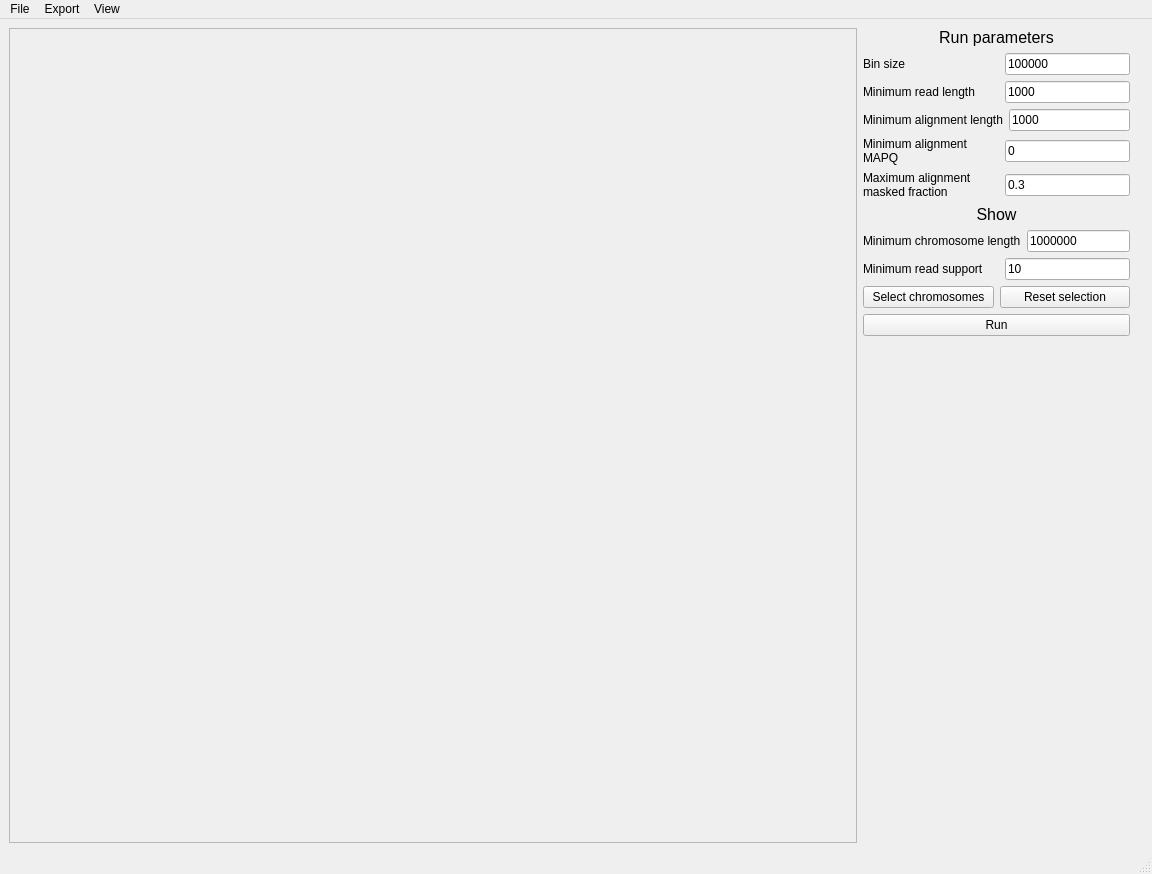
<?xml version="1.0" encoding="UTF-8"?>
<ui version="4.0">
 <class>MainWindow</class>
 <widget class="QMainWindow" name="MainWindow">
  <property name="geometry">
   <rect>
    <x>0</x>
    <y>0</y>
    <width>1152</width>
    <height>874</height>
   </rect>
  </property>
  <property name="windowTitle">
   <string>Genome Overview</string>
  </property>
  <widget class="QWidget" name="centralwidget">
   <layout class="QHBoxLayout" name="horizontalLayout_34">
    <item>
     <layout class="QHBoxLayout" name="horizontalLayout">
      <item>
       <widget class="QScrollArea" name="scrollArea">
        <property name="minimumSize">
         <size>
          <width>0</width>
          <height>0</height>
         </size>
        </property>
        <property name="widgetResizable">
         <bool>true</bool>
        </property>
        <widget class="QWidget" name="scrollContents">
         <property name="geometry">
          <rect>
           <x>0</x>
           <y>0</y>
           <width>844</width>
           <height>811</height>
          </rect>
         </property>
        </widget>
       </widget>
      </item>
      <item>
       <widget class="QWidget" name="widget" native="true">
        <property name="minimumSize">
         <size>
          <width>280</width>
          <height>0</height>
         </size>
        </property>
        <widget class="QWidget" name="layoutWidget">
         <property name="geometry">
          <rect>
           <x>0</x>
           <y>0</y>
           <width>267</width>
           <height>808</height>
          </rect>
         </property>
         <layout class="QVBoxLayout" name="verticalLayout_3">
          <item>
           <widget class="QLabel" name="label_9">
            <property name="font">
             <font>
              <pointsize>12</pointsize>
              <weight>50</weight>
              <bold>false</bold>
              <strikeout>false</strikeout>
             </font>
            </property>
            <property name="text">
             <string>Run parameters</string>
            </property>
            <property name="alignment">
             <set>Qt::AlignCenter</set>
            </property>
           </widget>
          </item>
          <item>
           <layout class="QHBoxLayout" name="horizontalLayout_2">
            <item>
             <widget class="QLabel" name="label_2">
              <property name="text">
               <string>Bin size</string>
              </property>
             </widget>
            </item>
            <item>
             <widget class="QLineEdit" name="input_binSize">
              <property name="maximumSize">
               <size>
                <width>125</width>
                <height>16777215</height>
               </size>
              </property>
              <property name="text">
               <string>100000</string>
              </property>
             </widget>
            </item>
           </layout>
          </item>
          <item>
           <layout class="QHBoxLayout" name="horizontalLayout_8">
            <item>
             <widget class="QLabel" name="label_7">
              <property name="text">
               <string>Minimum read length</string>
              </property>
              <property name="wordWrap">
               <bool>true</bool>
              </property>
             </widget>
            </item>
            <item>
             <widget class="QLineEdit" name="input_minReadLen">
              <property name="maximumSize">
               <size>
                <width>125</width>
                <height>16777215</height>
               </size>
              </property>
              <property name="text">
               <string>1000</string>
              </property>
             </widget>
            </item>
           </layout>
          </item>
          <item>
           <layout class="QHBoxLayout" name="horizontalLayout_7">
            <item>
             <widget class="QLabel" name="label_6">
              <property name="text">
               <string>Minimum alignment length</string>
              </property>
              <property name="wordWrap">
               <bool>true</bool>
              </property>
             </widget>
            </item>
            <item>
             <widget class="QLineEdit" name="input_minAlen">
              <property name="maximumSize">
               <size>
                <width>125</width>
                <height>16777215</height>
               </size>
              </property>
              <property name="text">
               <string>1000</string>
              </property>
             </widget>
            </item>
           </layout>
          </item>
          <item>
           <layout class="QHBoxLayout" name="horizontalLayout_11">
            <item>
             <widget class="QLabel" name="label_10">
              <property name="text">
               <string>Minimum alignment MAPQ</string>
              </property>
              <property name="wordWrap">
               <bool>true</bool>
              </property>
             </widget>
            </item>
            <item>
             <widget class="QLineEdit" name="input_minMapq">
              <property name="maximumSize">
               <size>
                <width>125</width>
                <height>16777215</height>
               </size>
              </property>
              <property name="text">
               <string>0</string>
              </property>
             </widget>
            </item>
           </layout>
          </item>
          <item>
           <layout class="QHBoxLayout" name="horizontalLayout_4">
            <item>
             <widget class="QLabel" name="label_3">
              <property name="text">
               <string>Maximum alignment masked fraction</string>
              </property>
              <property name="wordWrap">
               <bool>true</bool>
              </property>
             </widget>
            </item>
            <item>
             <widget class="QLineEdit" name="input_maxAlnRepmaFrac">
              <property name="maximumSize">
               <size>
                <width>125</width>
                <height>16777215</height>
               </size>
              </property>
              <property name="text">
               <string>0.3</string>
              </property>
             </widget>
            </item>
           </layout>
          </item>
          <item>
           <widget class="QLabel" name="label">
            <property name="font">
             <font>
              <pointsize>12</pointsize>
              <weight>50</weight>
              <bold>false</bold>
              <strikeout>false</strikeout>
             </font>
            </property>
            <property name="text">
             <string>Show</string>
            </property>
            <property name="alignment">
             <set>Qt::AlignCenter</set>
            </property>
           </widget>
          </item>
          <item>
           <layout class="QHBoxLayout" name="horizontalLayout_6">
            <item>
             <widget class="QLabel" name="label_5">
              <property name="text">
               <string>Minimum chromosome length</string>
              </property>
             </widget>
            </item>
            <item>
             <widget class="QLineEdit" name="input_minChromLen">
              <property name="maximumSize">
               <size>
                <width>125</width>
                <height>16777215</height>
               </size>
              </property>
              <property name="text">
               <string>1000000</string>
              </property>
             </widget>
            </item>
           </layout>
          </item>
          <item>
           <layout class="QHBoxLayout" name="horizontalLayout_5">
            <item>
             <widget class="QLabel" name="label_4">
              <property name="text">
               <string>Minimum read support</string>
              </property>
             </widget>
            </item>
            <item>
             <widget class="QLineEdit" name="input_minReadSupp">
              <property name="maximumSize">
               <size>
                <width>125</width>
                <height>16777215</height>
               </size>
              </property>
              <property name="text">
               <string>10</string>
              </property>
             </widget>
            </item>
           </layout>
          </item>
          <item>
           <layout class="QHBoxLayout" name="horizontalLayout_10">
            <item>
             <widget class="QPushButton" name="button_selectChroms">
              <property name="text">
               <string>Select chromosomes</string>
              </property>
             </widget>
            </item>
            <item>
             <widget class="QPushButton" name="button_selectChroms_reset">
              <property name="text">
               <string>Reset selection</string>
              </property>
             </widget>
            </item>
           </layout>
          </item>
          <item>
           <widget class="QPushButton" name="button_run">
            <property name="text">
             <string>Run</string>
            </property>
           </widget>
          </item>
          <item>
           <spacer name="horizontalSpacer">
            <property name="orientation">
             <enum>Qt::Horizontal</enum>
            </property>
            <property name="sizeHint" stdset="0">
             <size>
              <width>40</width>
              <height>500</height>
             </size>
            </property>
           </spacer>
          </item>
         </layout>
        </widget>
       </widget>
      </item>
     </layout>
    </item>
   </layout>
  </widget>
  <widget class="QStatusBar" name="statusbar"/>
  <widget class="QMenuBar" name="menubar">
   <property name="geometry">
    <rect>
     <x>0</x>
     <y>0</y>
     <width>1152</width>
     <height>21</height>
    </rect>
   </property>
   <widget class="QMenu" name="menuFile">
    <property name="title">
     <string>File</string>
    </property>
    <addaction name="actionExit"/>
   </widget>
   <widget class="QMenu" name="menuExport">
    <property name="title">
     <string>Export</string>
    </property>
    <addaction name="actionExport_image"/>
   </widget>
   <widget class="QMenu" name="menuView">
    <property name="title">
     <string>View</string>
    </property>
    <widget class="QMenu" name="menuZoom_in">
     <property name="title">
      <string>Zoom in (+)</string>
     </property>
     <addaction name="actionZoom_in_both"/>
     <addaction name="actionZoom_in_X_axis"/>
     <addaction name="actionZoom_in_Y_axis"/>
    </widget>
    <widget class="QMenu" name="menuZoom_out">
     <property name="title">
      <string>Zoom out (-)</string>
     </property>
     <addaction name="actionZoom_out_both"/>
     <addaction name="actionZoom_out_X_axis"/>
     <addaction name="actionZoom_out_Y_axis"/>
    </widget>
    <addaction name="actionReset_zoom"/>
    <addaction name="menuZoom_in"/>
    <addaction name="menuZoom_out"/>
   </widget>
   <addaction name="menuFile"/>
   <addaction name="menuExport"/>
   <addaction name="menuView"/>
  </widget>
  <action name="actionImport_BAM">
   <property name="text">
    <string>Import BAM</string>
   </property>
  </action>
  <action name="actionImport_GTF">
   <property name="text">
    <string>Import GTF</string>
   </property>
  </action>
  <action name="actionImport_Repeats">
   <property name="text">
    <string>Import Repeats</string>
   </property>
  </action>
  <action name="actionImport_VCF">
   <property name="text">
    <string>Import VCF</string>
   </property>
  </action>
  <action name="actionExit">
   <property name="text">
    <string>Exit</string>
   </property>
  </action>
  <action name="actionExport_SVG">
   <property name="text">
    <string>Export SVG</string>
   </property>
  </action>
  <action name="actionExport_image">
   <property name="text">
    <string>Export image (PNG, SVG, PDF)</string>
   </property>
  </action>
  <action name="actionExport_read_selection">
   <property name="text">
    <string>Export read selection</string>
   </property>
  </action>
  <action name="actionExport_all_to_PNG">
   <property name="text">
    <string>Export all to PNG</string>
   </property>
  </action>
  <action name="actionExport_all_to_SVG">
   <property name="text">
    <string>Export all to SVG</string>
   </property>
  </action>
  <action name="actionImport_read_list">
   <property name="text">
    <string>Import read list</string>
   </property>
  </action>
  <action name="actionClear_selection">
   <property name="text">
    <string>Clear selection</string>
   </property>
  </action>
  <action name="actionExport_current_read">
   <property name="text">
    <string>Export current read</string>
   </property>
  </action>
  <action name="actionExport_regions">
   <property name="text">
    <string>Export regions</string>
   </property>
  </action>
  <action name="actionInput_read">
   <property name="text">
    <string>Input read name(s)</string>
   </property>
  </action>
  <action name="actionReset_zoom">
   <property name="text">
    <string>Reset zoom</string>
   </property>
  </action>
  <action name="actionVCF_import_settings">
   <property name="text">
    <string>VCF import settings</string>
   </property>
  </action>
  <action name="actionGTF_GFF_import_settings">
   <property name="text">
    <string>GTF/GFF import settings</string>
   </property>
  </action>
  <action name="actionSHOW_VCF_SETTINGS">
   <property name="text">
    <string>SHOW_VCF_SETTINGS</string>
   </property>
  </action>
  <action name="actionZoom_in_X_axis">
   <property name="text">
    <string>X-axis (shift)</string>
   </property>
  </action>
  <action name="actionZoom_in_Y_axis">
   <property name="text">
    <string>Y-axis (alt)</string>
   </property>
  </action>
  <action name="actionZoom_out_X_axis">
   <property name="text">
    <string>X-axis (shift)</string>
   </property>
  </action>
  <action name="actionZoom_out_Y_axis">
   <property name="text">
    <string>Y-axis (alt)</string>
   </property>
  </action>
  <action name="actionZoom_in_both">
   <property name="text">
    <string>Both</string>
   </property>
  </action>
  <action name="actionZoom_out_both">
   <property name="text">
    <string>Both</string>
   </property>
  </action>
  <action name="actionExport_alignments">
   <property name="text">
    <string>Export alignments</string>
   </property>
  </action>
  <action name="actionRun_genomeOverview">
   <property name="text">
    <string>Run</string>
   </property>
  </action>
 </widget>
 <resources/>
 <connections/>
</ui>
